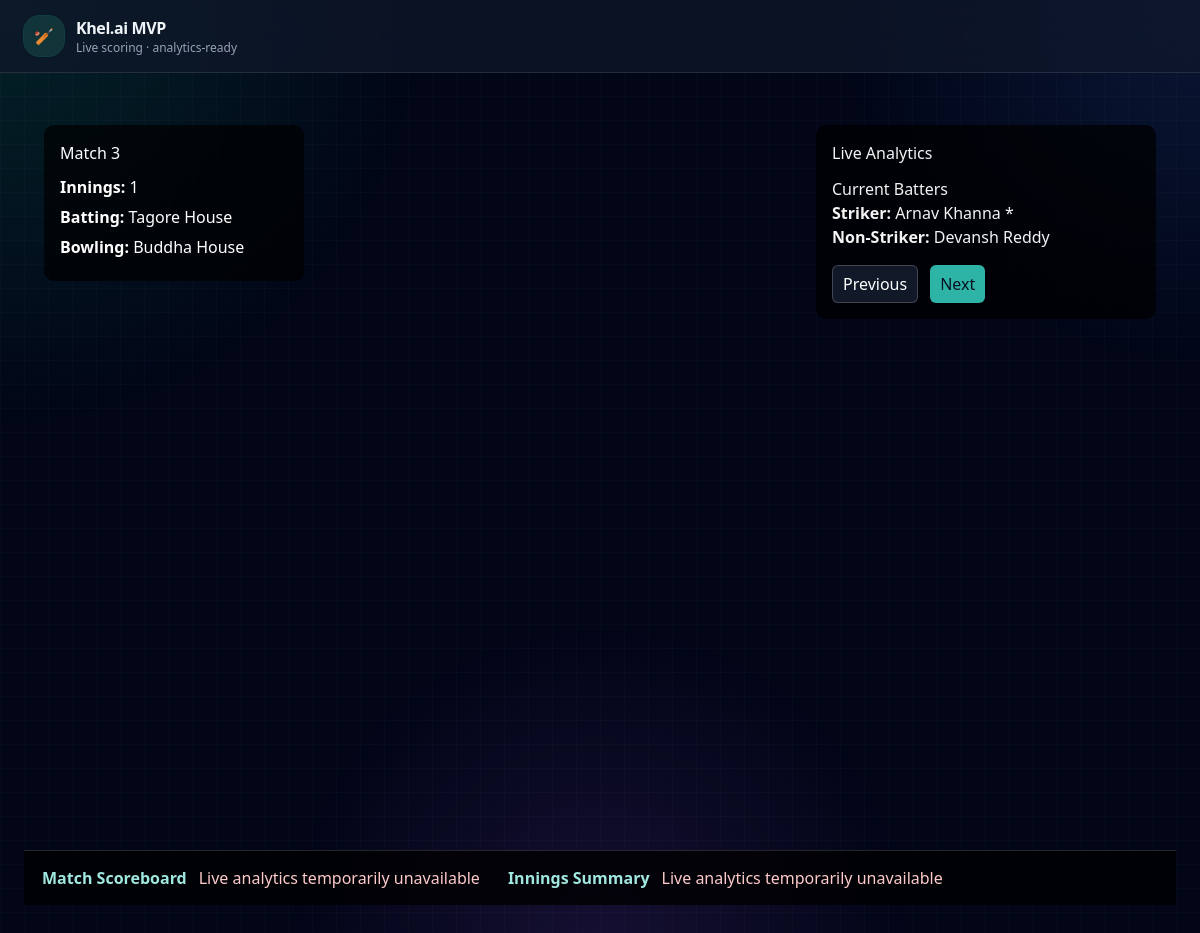
The page /live/3/ on the database its author committed.
### matches/models.py (models this page shows, shortened)
class Match(models.Model):
    title = models.CharField(max_length=200)
    tournament_name = models.CharField(max_length=200, blank=True)
    venue = models.CharField(max_length=200, blank=True)
    match_date = models.DateField(null=True, blank=True)
    team_1 = models.ForeignKey(Team, on_delete=models.CASCADE, related_name="home_matches")
    team_2 = models.ForeignKey(Team, on_delete=models.CASCADE, related_name="away_matches")
    toss_winner = models.ForeignKey(
        Team,
        on_delete=models.SET_NULL,
        null=True,
        blank=True,
        related_name="toss_wins"
    )
    toss_decision = models.CharField(max_length=20, blank=True)
    status = models.CharField(max_length=30, default="live")
    stream_url = models.URLField(blank=True)
    class Meta:
        ordering = ["-id"]

class Innings(models.Model):
    match = models.ForeignKey(Match, on_delete=models.CASCADE, related_name="innings")
    innings_number = models.PositiveSmallIntegerField()
    batting_team = models.ForeignKey(Team, on_delete=models.CASCADE, related_name="batting_innings")
    bowling_team = models.ForeignKey(Team, on_delete=models.CASCADE, related_name="bowling_innings")
    total_overs_limit = models.PositiveSmallIntegerField(default=20)
    is_complete = models.BooleanField(default=False)
    class Meta:
        unique_together = ("match", "innings_number")
        ordering = ["innings_number"]

class Team(models.Model):
    name = models.CharField(max_length=120, unique=True)
    short_name = models.CharField(max_length=12, blank=True)

class Player(models.Model):
    team = models.ForeignKey(Team, on_delete=models.CASCADE, related_name="players")
    name = models.CharField(max_length=120)
    jersey_number = models.PositiveIntegerField(null=True, blank=True)
    batting_hand = models.CharField(max_length=20, blank=True)
    bowling_style = models.CharField(max_length=50, blank=True)
    class Meta:
        unique_together = ("team", "name")
        ordering = ["team__name", "name"]

### matches/views.py (the view)
# urls.py: path("live/<int:match_id>/", views.live_match, name="live_match"),
def live_match(request, match_id):
    match = get_object_or_404(
        Match.objects.select_related("team_1", "team_2"),
        pk=match_id
    )
    innings = match.innings.select_related("batting_team", "bowling_team").order_by("-innings_number").first()
    active_infographic = None
    live_batting = None
    bowling_players = []
    analytics_cards = []
    bottom_bar_analytics = []
    last_ball_metadata = {
        "last_ball_id": None,
        "last_ball_label": None,
        "total_ball_events": 0,
    }
    if innings:
        scoring_state = get_scoring_state(innings)
        batting_players = innings.batting_team.players.in_bulk()
        bowling_players = list(innings.bowling_team.players.order_by("name"))
        striker = batting_players.get(scoring_state.striker_id) if scoring_state.striker_id else None
        non_striker = batting_players.get(scoring_state.non_striker_id) if scoring_state.non_striker_id else None
        live_batting = get_current_batting_display(innings)
        last_ball_metadata = get_last_ball_metadata(innings)
        analytics_cards, bottom_bar_analytics = _build_live_analytics(
            innings,
            batting_player_id=scoring_state.striker_id,
            bowling_player_id=scoring_state.bowler_id,
        )
        active_infographic = cache.get(_live_banner_cache_key(innings.id))
    return render(
        request,
        "matches/live_match.html",
        {
            "match": match,
            "innings": innings,
            "live_batting": live_batting,
            "bowling_players": bowling_players,
            "analytics_cards": analytics_cards,
            "bottom_bar_analytics": bottom_bar_analytics,
            "last_ball_metadata": last_ball_metadata,
            "active_infographic": active_infographic,
        },
    )

### matches/analytics_payloads.py (called while the page is built, shortened)
def player_ref(player):
    if player is None:
        return None
    return {
        "id": player.id,
        "name": player.name,
    }

def _innings_target(innings):
    if innings.innings_number < 2:
        return None

def build_innings_payload(innings):
    target = _innings_target(innings)
    match = innings.match
    return {
        "match": {
            "id": match.id,
            "title": match.title,
            "venue": match.venue,
            "total_overs": innings.total_overs_limit,
            "target": target,
        },
        "innings": {
            "id": innings.id,
            "innings_number": innings.innings_number,
            "batting_team": innings.batting_team.name,
            "bowling_team": innings.bowling_team.name,
            "total_overs_limit": innings.total_overs_limit,
            "target": target,
        },
        "balls": _balls_for_innings(innings),
    }

def build_batting_form_payload(innings, player_id):
    if not player_id:
        return {
            "player_id": 0,
            "innings_payloads": [],
        }
    innings_list = (
        innings.match.innings
        .select_related("match", "batting_team", "bowling_team")
        .prefetch_related("ball_events")
        .order_by("innings_number")
    )
    return {
        "player_id": player_id,
        "innings_payloads": [
            build_innings_payload(item)
            for item in innings_list
        ],
    }

def build_bowling_form_payload(innings, player_id):
    if not player_id:
        return {
            "player_id": 0,
            "innings_payloads": [],
        }
    innings_list = (
        innings.match.innings
        .select_related("match", "batting_team", "bowling_team")
        .prefetch_related("ball_events")
        .order_by("innings_number")
    )
    return {
        "player_id": player_id,
        "innings_payloads": [
            build_innings_payload(item)
            for item in innings_list
        ],
    }

def build_recent_balls_payload(innings, limit=12):
    return {
        "innings_payload": build_innings_payload(innings),
        "limit": limit,
        "order": "oldest_to_newest",
    }

def build_momentum_payload(innings, recent_overs_window=3):
    return {
        "innings_payload": build_innings_payload(innings),
        "recent_overs_window": recent_overs_window,
    }

def build_match_state_payload(innings):
    return build_innings_payload(innings)

### matches/templates/matches/live_match.html (shortened to what this page needs)
{% extends "matches/live_base.html" %}
{% block content %}
<div style="position: relative; width: 100%; height: 100vh; overflow: hidden;">
  <div style="position: absolute; inset: 0; z-index: 0;">
    {% if match.stream_url %}
      <iframe
        src="{{ match.stream_url }}"
        title="Live Stream"
        style="width: 100%; height: 100%; border: none;"
        allow="autoplay; encrypted-media; picture-in-picture"
        allowfullscreen
>
      </iframe>
    {% else %}
      <div style="width: 100%; height: 100%; display: flex; align-items: center; justify-content: center; background: #000; color: #888;">
        <p>Waiting for broadcast signal...</p>
      </div>
    {% endif %}
  </div>
  <div style="
    position: absolute;
    top: 20px;
    left: 20px;
    z-index: 10;
    background: rgba(0, 0, 0, 0.7);
    color: #fff;
    padding: 16px;
    border-radius: 10px;
    min-width: 260px;
  ">
    <h2 style="margin: 0 0 10px 0;">{{ match.title }}</h2>
    {% if innings %}
      <p style="margin: 6px 0;"><strong>Innings:</strong> {{ innings.innings_number }}</p>
      <p style="margin: 6px 0;"><strong>Batting:</strong> {{ innings.batting_team.name }}</p>
      <p style="margin: 6px 0;"><strong>Bowling:</strong> {{ innings.bowling_team.name }}</p>
    {% else %}
      <p style="margin: 6px 0;">No innings available yet.</p>
    {% endif %}
  </div>
  <div style="
    position: absolute;
    top: 20px;
    right: 20px;
    width: 340px;
    z-index: 10;
    background: rgba(0, 0, 0, 0.72);
    color: #f3f3f3;
    padding: 16px;
    border-radius: 10px;
  ">
    <h2 style="margin-top: 0; margin-bottom: 12px;">Live Analytics</h2>
    <div id="analytics-widget">
      <div class="analytics-slide">
        <h3 style="margin-top: 0;">Current Batters</h3>
        {% if live_batting %}
          <p>
            <strong>Striker:</strong>
            {% if live_batting.striker %}
              {{ live_batting.striker.name }} *
            {% else %}
              Not set
            {% endif %}
          </p>
          <p>
            <strong>Non-Striker:</strong>
            {% if live_batting.non_striker %}
              {{ live_batting.non_striker.name }}
            {% else %}
              Not set
            {% endif %}
          </p>
        {% else %}
          <p>No live batting state available.</p>
        {% endif %}
      </div>
    </div>
    <div style="margin-top: 16px; display: flex; gap: 12px;">
      <button type="button" id="prev-slide-btn" style="background: #111827; color: white; border: 1px solid rgba(255,255,255,0.2); border-radius: 6px; padding: 6px 10px; cursor: pointer;">Previous</button>
      <button type="button" id="next-slide-btn" style="background: #2EB4A7; color: #07111f; border: none; border-radius: 6px; padding: 6px 10px; cursor: pointer;">Next</button>
    </div>
  </div>
  <div id="bottom-analytics-bar" style="
    position: absolute;
    left: 0;
    right: 0;
    bottom: 0;
    z-index: 10;
    background: rgba(0, 0, 0, 0.78);
    color: #f8fafc;
    border-top: 1px solid rgba(255, 255, 255, 0.14);
    overflow: hidden;
  ">
    <div id="bottom-analytics-content" style="
      display: flex;
      gap: 28px;
      align-items: center;
      min-height: 54px;
      padding: 8px 18px;
      overflow-x: auto;
      white-space: nowrap;
    ">
      {% if bottom_bar_analytics %}
        {% for card in bottom_bar_analytics %}
          <div style="display: inline-flex; align-items: center; gap: 12px;">
            <strong style="color: #9fe7df;">{{ card.title }}</strong>
            {% if card.status == "error" %}
              <span style="color: #fecaca;">Live analytics temporarily unavailable</span>
            {% else %}
              {% for line in card.lines %}
                <span>{{ line }}</span>
              {% empty %}
                <span>Live analytics temporarily unavailable</span>
              {% endfor %}
            {% endif %}
          </div>
        {% endfor %}
      {% else %}
        <span>Live analytics temporarily unavailable</span>
      {% endif %}
    </div>
  </div>
</div>
{% endblock %}

### rows shown on the page
Match: title "Match 3"
Innings: innings_number "1", batting_team.name "Tagore House", bowling_team.name "Buddha House"
Player: striker.name "Arnav Khanna"
Player: non_striker.name "Devansh Reddy"

### other values the page prints
{{ card.title }} "Match Scoreboard" "Innings Summary"
